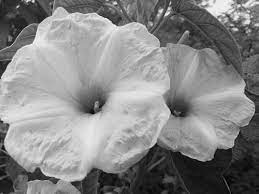
#> input picture img.jpg, 259 x 194 px
$ python main.py
#> lines starting #> are read from the running program, lines starting #| are printed output that depends on the picture
#> further down, original_image is the input picture: shape (194, 259, 3); min 0, max 253, mean 134.8

import cv2
import numpy as np


# Функция для применения высокочастотного фильтра (увеличение резкости)
def apply_high_pass_filter(image):
    kernel = np.array([[-1, -1, -1],
                       [-1, 9, -1],
                       [-1, -1, -1]])
    sharpened_image = cv2.filter2D(image, -1, kernel)
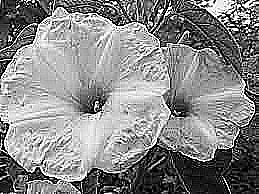
#> sharpened_image: shape (194, 259, 3); min 0, max 255, mean 135.6
    return sharpened_image


# Функция для локальной пороговой обработки
def apply_local_thresholding(image):
    # Преобразование изображения в оттенки серого
    gray_image = cv2.cvtColor(image, cv2.COLOR_BGR2GRAY)

    # Применение адаптивного порога
    thresholded_image = cv2.adaptiveThreshold(gray_image, 255,
                                              cv2.ADAPTIVE_THRESH_GAUSSIAN_C,
                                              cv2.THRESH_BINARY, 11, 2)
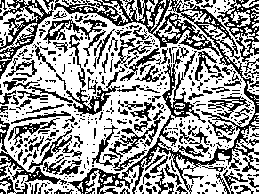
#> thresholded_image: shape (194, 259); 60.6% white; black in thin lines or dots
    return thresholded_image


# Загрузка изображения
image_path = 'img.jpg'
original_image = cv2.imread(image_path)

# Применение высокочастотного фильтра
sharpened_image = apply_high_pass_filter(original_image)

# Применение локальной пороговой обработки
thresholded_image = apply_local_thresholding(original_image)

# Отображение результатов
cv2.imshow('Original Image', original_image)
cv2.imshow('Sharpened Image', sharpened_image)
cv2.imshow('Thresholded Image', thresholded_image)

# Ожидание нажатия клавиши для закрытия окон
cv2.waitKey(0)
cv2.destroyAllWindows()
